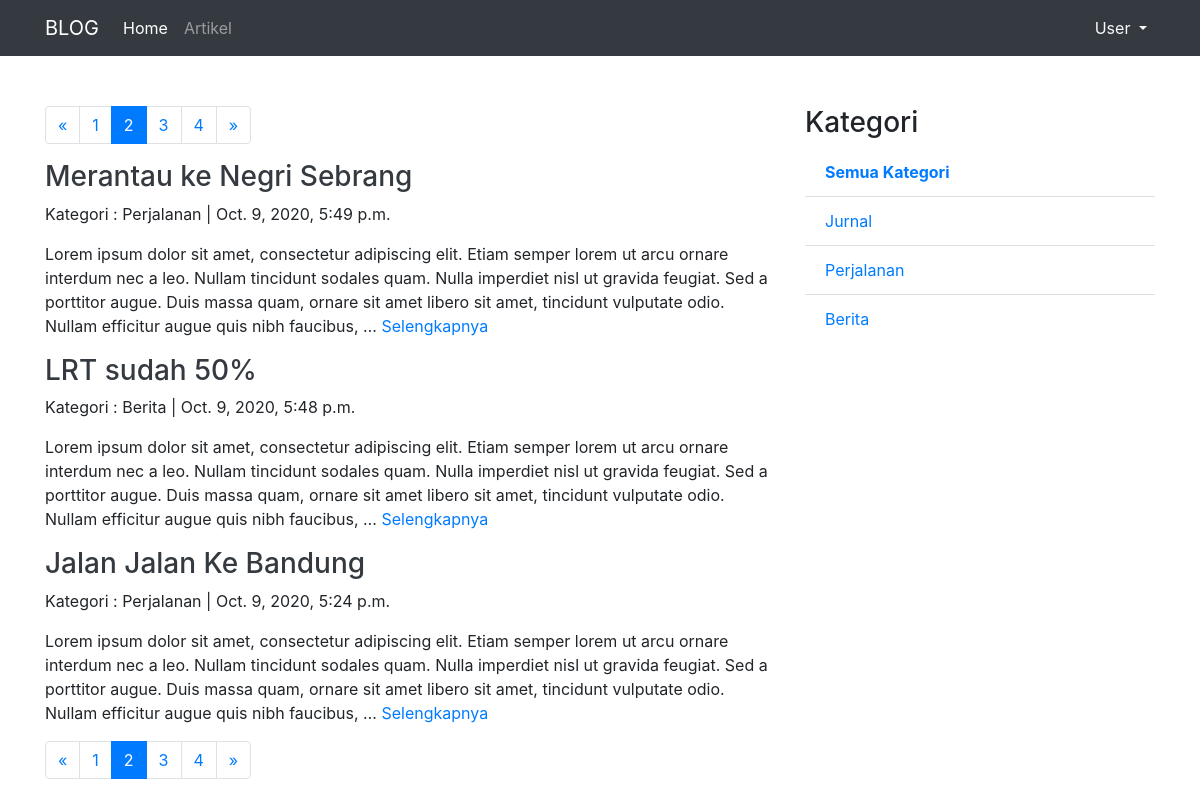
Page /artikel/2 on the committed database.
### Artikel/models.py (models this page shows, shortened)
class ArtikelModel(models.Model):
    judul           = models.CharField(max_length=100)
    isi             = models.TextField()
    kategori        = models.CharField(max_length=255)
    published       = models.DateTimeField(auto_now_add=True)
    updated         = models.DateTimeField(auto_now=True)
    slug            = models.SlugField(blank=True , editable=False)

### Artikel/views.py (the view)
# urls.py: url(r'^(?P<page>[\d]+)$', ArtikelListView.as_view(), name="list"),
class ArtikelListView(ListView):
    model               = ArtikelModel
    template_name       = "artikel/artikel_list.html"
    context_object_name = 'artikel_list'
    ordering            = ['-published']
    paginate_by         = 3
    def get_context_data(self , *args , **kwargs):
        kategori_list   = self.model.objects.values_list('kategori', flat=True).distinct()
        self.kwargs.update({'kategori_list' : kategori_list})
        kwargs          = self.kwargs
        return super().get_context_data(**kwargs)

### templates/artikel/artikel_list.html (shortened to what this page needs)
{% extends "base.html" %}
{% block contents %}
  <div class="row">
    <div class="col-md-8">
      {% if is_paginated %}
        <nav aria-label="artikelPage">
          <ul class="pagination">
            {% if page_obj.has_previous %}
              <li class="page-item">
                <a class="page-link" href="{% url 'artikel:list' page_obj.previous_page_number %}" tabindex="-1" aria-disabled="true"><span aria-hidden="true">&laquo;</span></a>
              </li>
            {% else %}
              <li class="page-item disabled">
                <a class="page-link" href="#" tabindex="-1" aria-disabled="true"><span aria-hidden="true">&laquo;</span></a>
              </li>
            {% endif %}
            {% for page in paginator.page_range %}
              {% if page is page_obj.number %}
                <li class="page-item active" aria-current="page">
                  <a class="page-link" href="{% url 'artikel:list' page %}">{{page}} <span class="sr-only">(current)</span></a>
                </li>
              {% else %}
                <li class="page-item"><a class="page-link" href="{% url 'artikel:list' page %}">{{ page }}</a></li>
              {% endif %}
            {% endfor %}
            {% if page_obj.has_next %}
              <li class="page-item">
                <a class="page-link" href="{% url 'artikel:list' page_obj.next_page_number %}"><span aria-hidden="true">&raquo;</span></a>
              </li>
            {% else %}
              <li class="page-item disabled">
                <a class="page-link" href="#"><span aria-hidden="true">&raquo;</span></a>
              </li>
            {% endif %}
          </ul>
        </nav>
      {% endif %}
      {% for artikel in artikel_list %}
          <h3><a class="text-dark" href="{% url 'artikel:detail' artikel.slug %}">{{ artikel.judul }}</a></h3>
          <p>Kategori : {{ artikel.kategori }} | {{ artikel.published }}</p>
          <p>{{ artikel.isi|truncatewords:50 }} <a href="{% url 'artikel:detail' artikel.slug %}">Selengkapnya</a></p>
      {% endfor %}
      {% if is_paginated %}
        <nav aria-label="artikelPage">
          <ul class="pagination">
            {% if page_obj.has_previous %}
              <li class="page-item">
                <a class="page-link" href="{% url 'artikel:list' page_obj.previous_page_number %}" tabindex="-1" aria-disabled="true"><span aria-hidden="true">&laquo;</span></a>
              </li>
            {% else %}
              <li class="page-item disabled">
                <a class="page-link" href="#" tabindex="-1" aria-disabled="true"><span aria-hidden="true">&laquo;</span></a>
              </li>
            {% endif %}
            {% for page in paginator.page_range %}
              {% if page is page_obj.number %}
                <li class="page-item active" aria-current="page">
                  <a class="page-link" href="{% url 'artikel:list' page %}">{{page}} <span class="sr-only">(current)</span></a>
                </li>
              {% else %}
                <li class="page-item"><a class="page-link" href="{% url 'artikel:list' page %}">{{ page }}</a></li>
              {% endif %}
            {% endfor %}
            {% if page_obj.has_next %}
              <li class="page-item">
                <a class="page-link" href="{% url 'artikel:list' page_obj.next_page_number %}"><span aria-hidden="true">&raquo;</span></a>
              </li>
            {% else %}
              <li class="page-item disabled">
                <a class="page-link" href="#"><span aria-hidden="true">&raquo;</span></a>
              </li>
            {% endif %}
          </ul>
        </nav>
      {% endif %}
    </div>
    <div class="col-sm">
      <h3>Kategori</h3>
      <ul class="list-group list-group-flush">
        <li class="list-group-item">
          <a href="{% url 'artikel:list' 1 %}"><b>Semua Kategori</b></a>
        </li>
      {% for kategori in kategori_list %}
          <li class="list-group-item">
            <a  href="{% url 'artikel:category' kategori 1 %}">{{ kategori }}</a>
          </li>
      {% endfor %}
    </ul>
    </div>
  </div>
{% endblock contents%}

### rows in the picture
ArtikelModel: judul "Merantau ke Negri Sebrang", kategori "Perjalanan", published "Oct. 9, 2020, 5:49 p.m.", isi "Lorem ipsum dolor sit amet, consectetur adipiscing elit. Etiam semper lorem ut arcu ornare interdum nec a leo. Nullam tincidunt sodales quam. Nulla imperdiet nisl ut gravida feugiat. Sed a porttitor augue. Duis massa quam, ornare sit amet libero sit amet, tincidunt vulputate odio. Nullam efficitur augue quis nibh faucibus, …"
ArtikelModel: judul "LRT sudah 50%", kategori "Berita", published "Oct. 9, 2020, 5:48 p.m.", isi "Lorem ipsum dolor sit amet, consectetur adipiscing elit. Etiam semper lorem ut arcu ornare interdum nec a leo. Nullam tincidunt sodales quam. Nulla imperdiet nisl ut gravida feugiat. Sed a porttitor augue. Duis massa quam, ornare sit amet libero sit amet, tincidunt vulputate odio. Nullam efficitur augue quis nibh faucibus, …"
ArtikelModel: judul "Jalan Jalan Ke Bandung", kategori "Perjalanan", published "Oct. 9, 2020, 5:24 p.m.", isi "Lorem ipsum dolor sit amet, consectetur adipiscing elit. Etiam semper lorem ut arcu ornare interdum nec a leo. Nullam tincidunt sodales quam. Nulla imperdiet nisl ut gravida feugiat. Sed a porttitor augue. Duis massa quam, ornare sit amet libero sit amet, tincidunt vulputate odio. Nullam efficitur augue quis nibh faucibus, …"

### other values in the picture
{{ page }} "1" "3" "4"
{{ page }} "2"
{{ kategori }} "Jurnal" "Perjalanan" "Berita"
